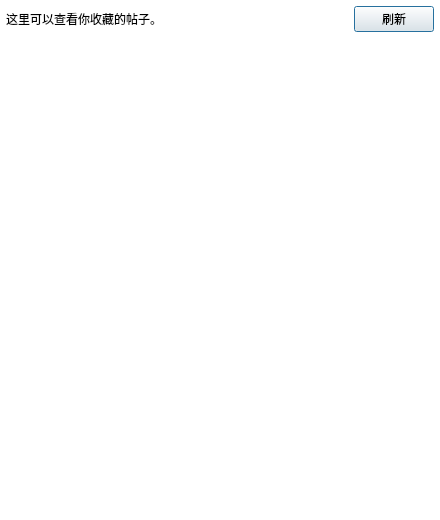
<?xml version="1.0" encoding="UTF-8"?>
<ui version="4.0">
 <class>Dialog</class>
 <widget class="QDialog" name="Dialog">
  <property name="geometry">
   <rect>
    <x>0</x>
    <y>0</y>
    <width>440</width>
    <height>520</height>
   </rect>
  </property>
  <property name="windowTitle">
   <string>收藏列表</string>
  </property>
  <property name="styleSheet">
   <string notr="true">QWidget{font-family: &quot;微软雅黑&quot;;}
QDialog{background-color: rgb(255, 255, 255);}
</string>
  </property>
  <layout class="QGridLayout" name="gridLayout">
   <property name="leftMargin">
    <number>0</number>
   </property>
   <property name="topMargin">
    <number>0</number>
   </property>
   <property name="rightMargin">
    <number>0</number>
   </property>
   <property name="bottomMargin">
    <number>0</number>
   </property>
   <property name="spacing">
    <number>0</number>
   </property>
   <item row="0" column="0">
    <layout class="QHBoxLayout" name="horizontalLayout" stretch="1,0">
     <property name="leftMargin">
      <number>6</number>
     </property>
     <property name="topMargin">
      <number>6</number>
     </property>
     <property name="rightMargin">
      <number>6</number>
     </property>
     <property name="bottomMargin">
      <number>6</number>
     </property>
     <item>
      <widget class="QLabel" name="label">
       <property name="text">
        <string>这里可以查看你收藏的帖子。</string>
       </property>
      </widget>
     </item>
     <item>
      <widget class="QPushButton" name="pushButton">
       <property name="text">
        <string>刷新</string>
       </property>
      </widget>
     </item>
    </layout>
   </item>
   <item row="1" column="0">
    <widget class="QListWidget" name="listWidget">
     <property name="frameShape">
      <enum>QFrame::NoFrame</enum>
     </property>
     <property name="sizeAdjustPolicy">
      <enum>QAbstractScrollArea::AdjustToContents</enum>
     </property>
     <property name="verticalScrollMode">
      <enum>QAbstractItemView::ScrollPerPixel</enum>
     </property>
     <property name="horizontalScrollMode">
      <enum>QAbstractItemView::ScrollPerPixel</enum>
     </property>
     <property name="resizeMode">
      <enum>QListView::Adjust</enum>
     </property>
     <property name="wordWrap">
      <bool>true</bool>
     </property>
    </widget>
   </item>
  </layout>
 </widget>
 <resources/>
 <connections/>
</ui>
